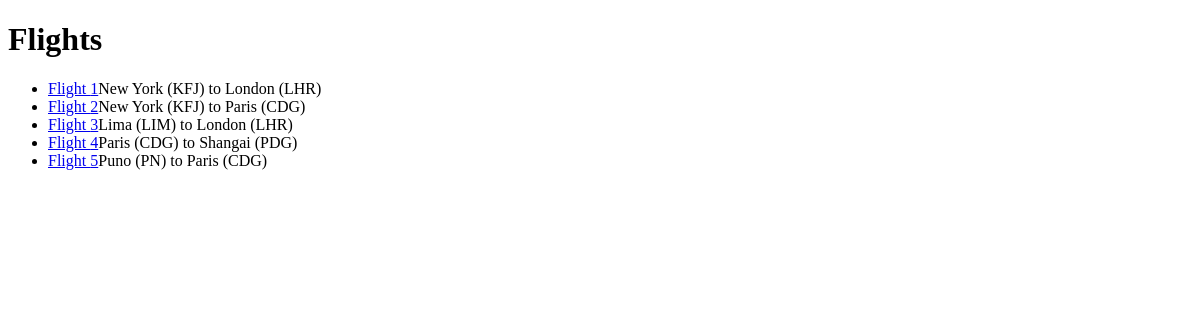
Page /flights on the earlier database version.
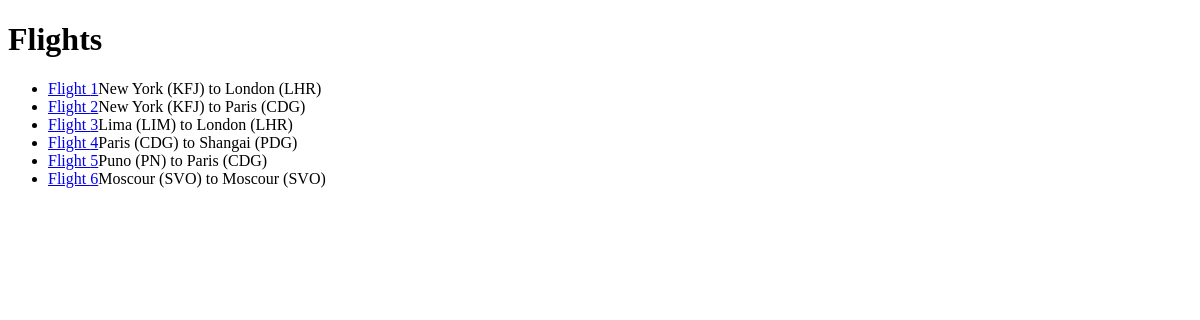
Same page on the later database version.
### flights/models.py (models this page shows, shortened)
class Flight(models.Model):
    origin = models.ForeignKey(Airport,on_delete=models.CASCADE, related_name="departures")
    destination = models.ForeignKey(Airport,on_delete=models.CASCADE, related_name="arrivals")
    duration = models.IntegerField()

class Airport(models.Model):
    code = models.CharField(max_length=3)
    city = models.CharField(max_length=64)
    def __str__(self):
        return f"{self.city} ({self.code})"

### flights/views.py (the view)
# urls.py: path("", views.index, name="index"),
def index(request):
    return render(request,"flights/index.html",{"flights":Flight.objects.all()})

### flights/templates/flights/index.html
{% extends "flights/layout.html" %}
{% block body%}
<h1>Flights</h1>
<ul>
  {% for flight in flights %}
  <li><a href="{% url 'flight' flight.id%}">Flight {{ flight.id}}</a>{{flight.origin}} to {{flight.destination}}</li>
  {% endfor %}
</ul>
{% endblock %}

### flights/templates/flights/layout.html (shortened to what this page needs)
<!DOCTYPE html>
<html lang="es">
<head>
  <link rel="stylesheet" href="">
</head>
<body>
  {%block body%}
  {% endblock %}
</body>
</html>

Differences in the rows shown:
added Flight: id "6", origin "Moscour (SVO)", destination "Moscour (SVO)"
